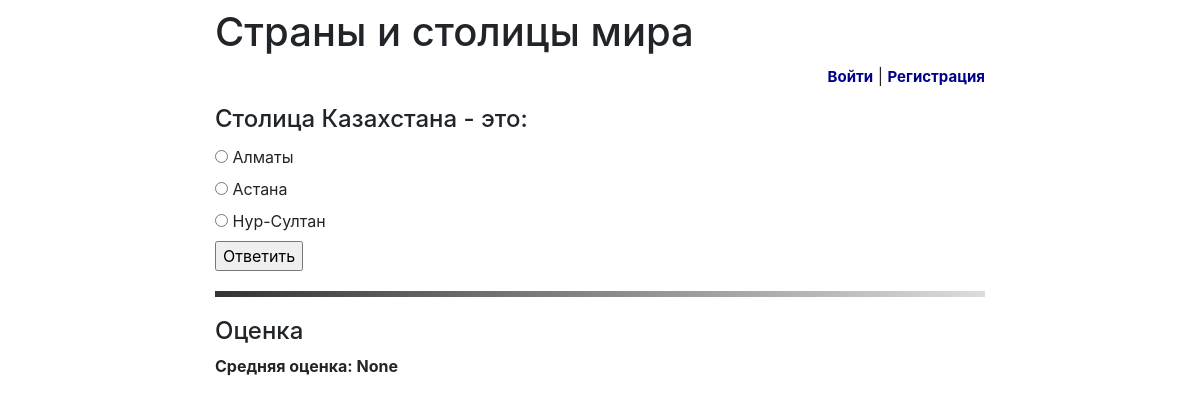
Page /geography/1/ on the committed database.
### geography/models.py (models this page shows)
class Capital(models.Model):
    capital_text = models.CharField(max_length=255)
    pub_date = models.DateTimeField('date published')

class Option(models.Model):
    capital = models.ForeignKey(Capital, on_delete=models.CASCADE)
    text = models.CharField(max_length=255)
    correct = models.BooleanField(default=False)

### geography/views.py (the view)
# urls.py: re_path(r'^([0-9]+)/$', views.detail, name='detail'),
def detail(request, capital_id):
    error_message = None
    if "error_message" in request.GET:
        error_message = request.GET["error_message"]
    return render(
        request,
        "answer.html",
        {
            "capital": get_object_or_404(Capital, pk=capital_id),
            "error_message": error_message,
            "already_rated_by_user":
                Mark.objects
                    .filter(author_id=request.user.id)
                    .filter(capital_id=capital_id)
                    .count(),
            "user_rating":
                Mark.objects
                    .filter(author_id=request.user.id)
                    .filter(capital_id=capital_id)
                    .aggregate(Avg('mark'))
                ["mark__avg"],
            "avg_mark":
                Mark.objects
                    .filter(capital_id=capital_id)
                    .aggregate(Avg('mark'))
                ["mark__avg"]
        }
    )

### templates/answer.html (shortened to what this page needs)
{% extends 'base.html' %}
{% block main %}
<h4 class="card-title">{{ capital.capital_text }}</h4>
<form action="answer/" method="post">
    {% for option in capital.option_set.all %}
        <input type="radio"  name="option"
            id="option{{ forloop.counter }}"
            value="{{ option.id }}"/>
        <label for="option{{ forloop.counter }}">
            {{ option.text }}
        </label><br>
    {% endfor %}
    <input type="submit" value="Ответить"/>
</form>
   <hr class="hr-horizontal-gradient">
    <h4 >Оценка</h4>
    <p style="font-weight:bold">Средняя оценка:
        <span id="avg_mark_span">
            {{ avg_mark }}
        </span>
    </p>
{% endblock %}

### templates/answer.html (style rules this page uses)
.hr-horizontal-gradient { margin: 20px 0; padding: 0; height: 6px; border: none; background: linear-gradient(45deg, #333, #ddd); }

### rows in the picture
Capital: capital_text "Столица Казахстана - это:"
Option: text "Алматы"
Option: text "Астана"
Option: text "Нур-Султан"

### other values in the picture
{{ avg_mark }} "None"
